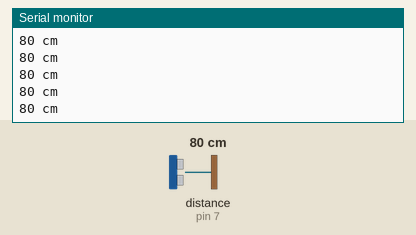
This sketch was run on a simulated Arduino Uno, built with avr-gcc and run on an emulated ATmega328P. On the bench: the last lines printed to the serial monitor. Wiring (inferred from the names in the program): ultrasonic range finder: trigger pin 8; echo pin 7. Inputs (shaded band) come from the test bench; at power-on: distance to the obstacle (sensor on pin 7) 80 cm. The echo pulse lasts 58.3 µs per cm.

Above: at 1.2 s.
1.3 s: distance to the obstacle (sensor on pin 7) set to 2 cm
At 1.34 s:
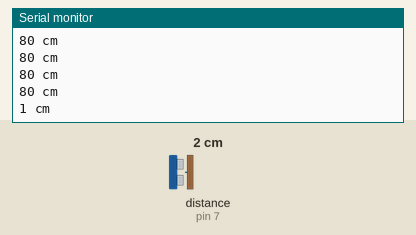
2.8 s: distance to the obstacle (sensor on pin 7) set to 4 cm
At 2.82 s:
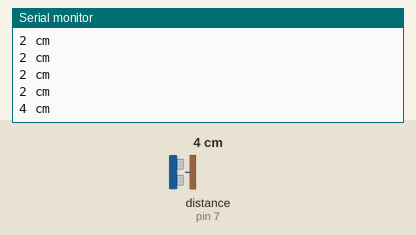
Timing chart, 0 to 5.8 s (numbered marks = the images above; inputs shaded):
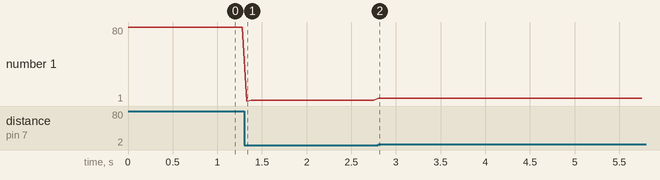

Measured:
- after the input at 1.3 s, the serial monitor: prints a new line at once (image 1)
- after the input at 2.8 s, the serial monitor: prints a new line at once (image 2)
- plotted number 1: 80 → 2 after the input at 1.3 s, 2 → 4 after the input at 2.8 s

The sketch:

SonarTransmitMode0.ino
```cpp
#define ECHOPIN 7// Pin to receive echo pulse
#define TRIGPIN 8// Pin to send trigger pulse
int distance;
void setup(){
  Serial.begin(115200);
  pinMode(ECHOPIN, INPUT);
  pinMode(TRIGPIN, OUTPUT);
  //digitalWrite(ECHOPIN, HIGH);

}
void loop(){
  digitalWrite(TRIGPIN, LOW); // Set the trigger pin to low for 2uS
  delayMicroseconds(2);
  digitalWrite(TRIGPIN, HIGH); // Send a 10uS high to trigger ranging
  delayMicroseconds(20);
  digitalWrite(TRIGPIN, LOW); // Send pin low again
  distance = pulseIn(ECHOPIN, HIGH)/58; // Read in times pulse
  //Serial.println(distance);
  Serial.print(distance);
  Serial.println(" cm");
  delay(50);// Wait 50mS before next ranging
}
```
